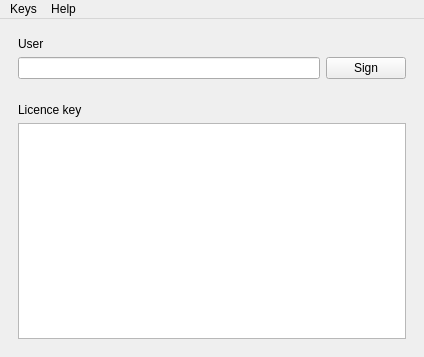
<?xml version="1.0" encoding="UTF-8"?>
<ui version="4.0">
 <author>Delvian Valentine</author>
 <class>MainWindow</class>
 <widget class="QMainWindow" name="MainWindow">
  <property name="geometry">
   <rect>
    <x>0</x>
    <y>0</y>
    <width>424</width>
    <height>357</height>
   </rect>
  </property>
  <property name="windowTitle">
   <string>Yocto Keys</string>
  </property>
  <widget class="QWidget" name="centralwidget">
   <layout class="QVBoxLayout" name="verticalLayout">
    <property name="leftMargin">
     <number>18</number>
    </property>
    <property name="topMargin">
     <number>18</number>
    </property>
    <property name="rightMargin">
     <number>18</number>
    </property>
    <property name="bottomMargin">
     <number>18</number>
    </property>
    <item>
     <widget class="QLabel" name="label">
      <property name="text">
       <string>User</string>
      </property>
     </widget>
    </item>
    <item>
     <layout class="QHBoxLayout" name="horizontalLayout">
      <item>
       <widget class="QLineEdit" name="edit_user">
        <property name="minimumSize">
         <size>
          <width>300</width>
          <height>0</height>
         </size>
        </property>
       </widget>
      </item>
      <item>
       <widget class="QPushButton" name="button_sign">
        <property name="sizePolicy">
         <sizepolicy hsizetype="Maximum" vsizetype="Fixed">
          <horstretch>0</horstretch>
          <verstretch>0</verstretch>
         </sizepolicy>
        </property>
        <property name="text">
         <string>Sign</string>
        </property>
        <property name="autoDefault">
         <bool>true</bool>
        </property>
       </widget>
      </item>
     </layout>
    </item>
    <item>
     <spacer name="verticalSpacer">
      <property name="orientation">
       <enum>Qt::Vertical</enum>
      </property>
      <property name="sizeType">
       <enum>QSizePolicy::Fixed</enum>
      </property>
      <property name="sizeHint" stdset="0">
       <size>
        <width>20</width>
        <height>18</height>
       </size>
      </property>
     </spacer>
    </item>
    <item>
     <widget class="QLabel" name="label_2">
      <property name="text">
       <string>Licence key</string>
      </property>
     </widget>
    </item>
    <item>
     <widget class="QPlainTextEdit" name="edit_licence_key">
      <property name="readOnly">
       <bool>true</bool>
      </property>
     </widget>
    </item>
   </layout>
  </widget>
  <widget class="QMenuBar" name="menubar">
   <property name="geometry">
    <rect>
     <x>0</x>
     <y>0</y>
     <width>424</width>
     <height>23</height>
    </rect>
   </property>
   <widget class="QMenu" name="menuKeys">
    <property name="title">
     <string>Keys</string>
    </property>
    <addaction name="action_new_rsa_keys"/>
    <addaction name="action_priv_key"/>
   </widget>
   <widget class="QMenu" name="menuHelp">
    <property name="title">
     <string>Help</string>
    </property>
    <addaction name="action_about"/>
   </widget>
   <addaction name="menuKeys"/>
   <addaction name="menuHelp"/>
  </widget>
  <action name="action_about">
   <property name="text">
    <string>About Yocto Keys</string>
   </property>
  </action>
  <action name="action_new_rsa_keys">
   <property name="text">
    <string>New RSA Keys…</string>
   </property>
  </action>
  <action name="action_priv_key">
   <property name="text">
    <string>Private Key</string>
   </property>
  </action>
 </widget>
 <resources/>
 <connections>
  <connection>
   <sender>edit_user</sender>
   <signal>returnPressed()</signal>
   <receiver>button_sign</receiver>
   <slot>click()</slot>
   <hints>
    <hint type="sourcelabel">
     <x>223</x>
     <y>54</y>
    </hint>
    <hint type="destinationlabel">
     <x>333</x>
     <y>88</y>
    </hint>
   </hints>
  </connection>
 </connections>
</ui>
